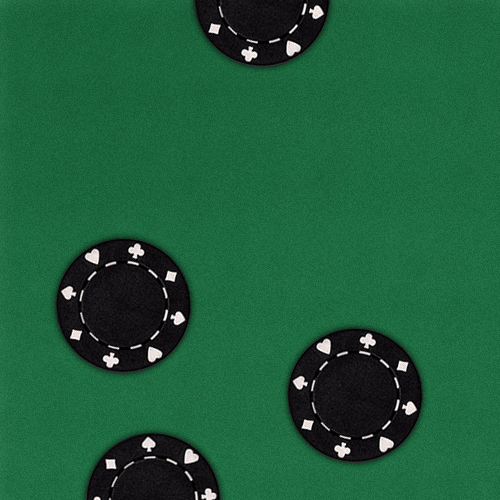
#> input picture resources/4_fichas_pretas.png, 500 x 500 px, found by its file name
$ python threshold.py
#> lines starting #> are read from the running program, lines starting #| are printed output that depends on the picture; after the words box and inside, x2 and y2 are one past the last pixel; in counts of white or black regions, pixels touching at a corner belong together
import cv2

imgOriginal = cv2.imread("./resources/4_fichas_pretas.png", 0)
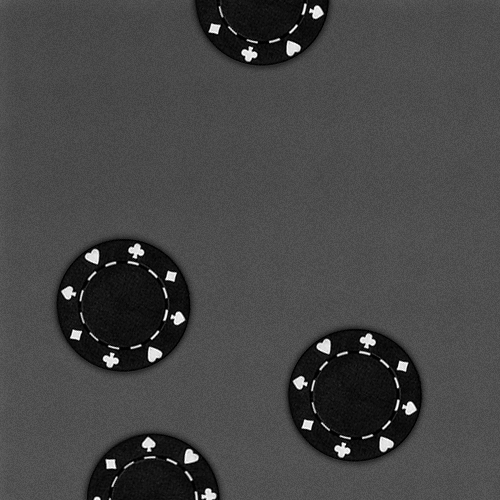
#> imgOriginal: shape (500, 500); min 1, max 255, mean 69.4

metodo = cv2.THRESH_BINARY_INV
ret, imgBinarizada = cv2.threshold(imgOriginal, 50, 255, metodo)
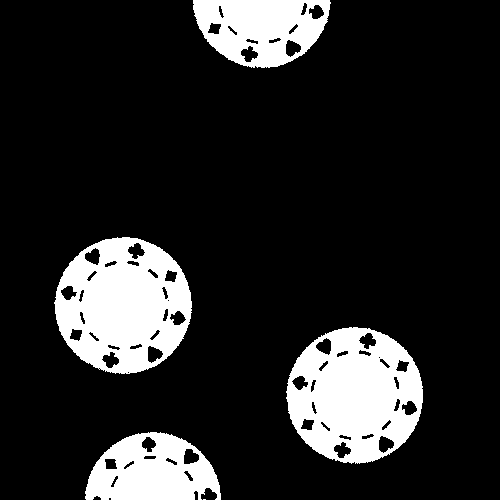
#> imgBinarizada: shape (500, 500); 15.6% white; 5 white regions (1 under 20 px), largest, box (x1, y1, x2, y2) and area: (54, 237, 192, 374) 13067, (286, 327, 423, 464) 13022, (193, 0, 331, 68) 6522, (85, 432, 221, 500) 6450

cv2.imshow("Imagem Original", imgOriginal)
cv2.imshow("Imagem Tratada", imgBinarizada)

cv2.waitKey(0)
cv2.destroyAllWindows()
